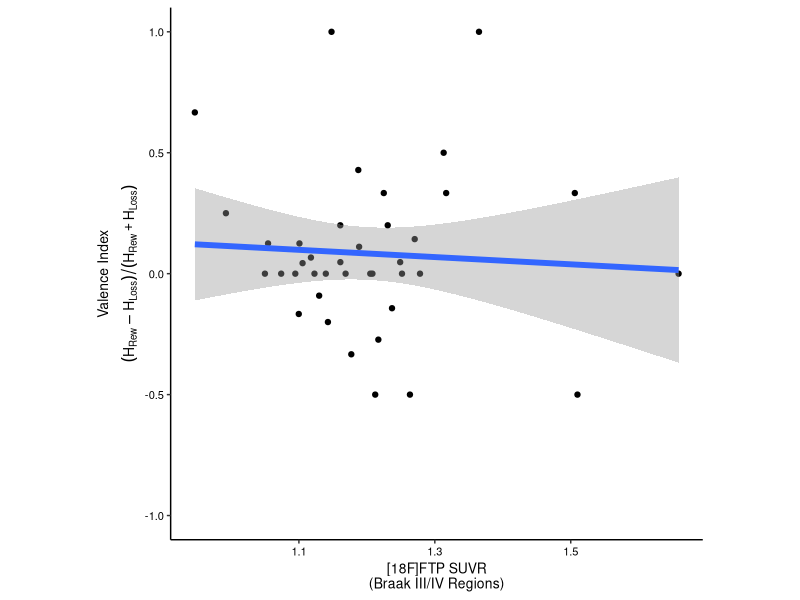
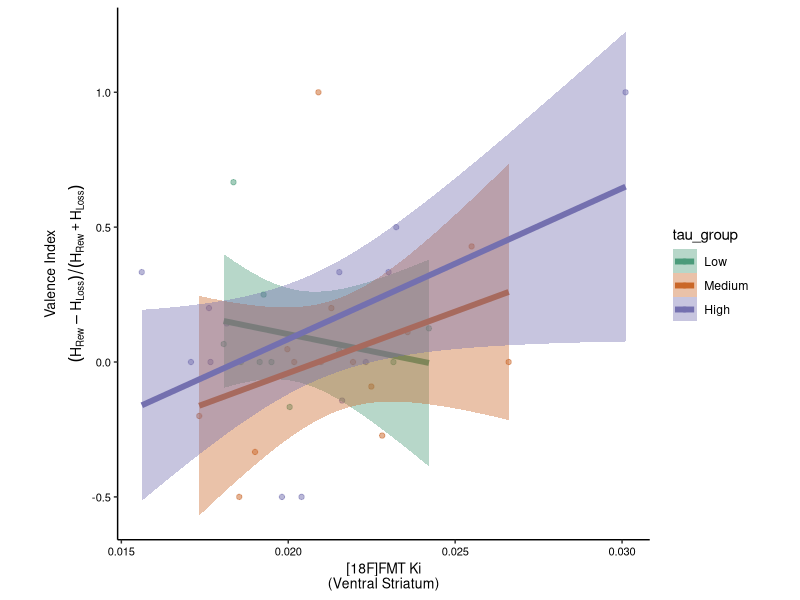
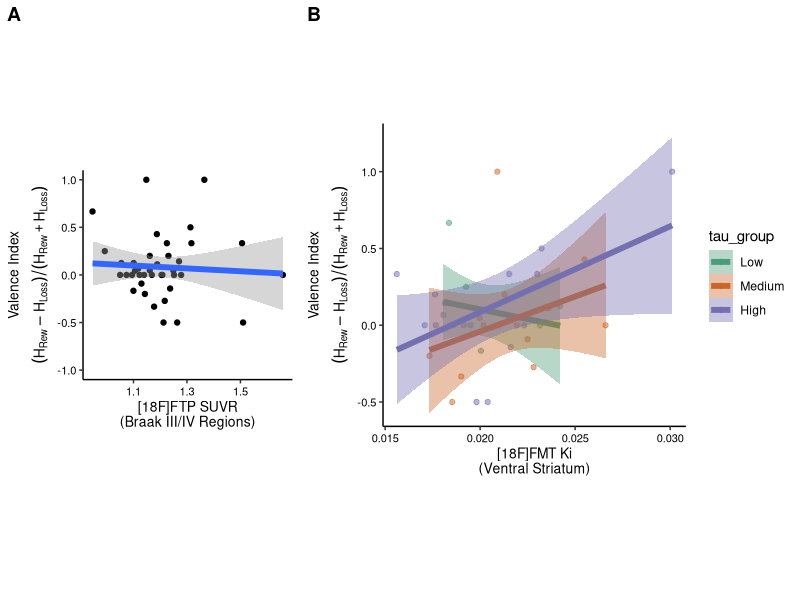
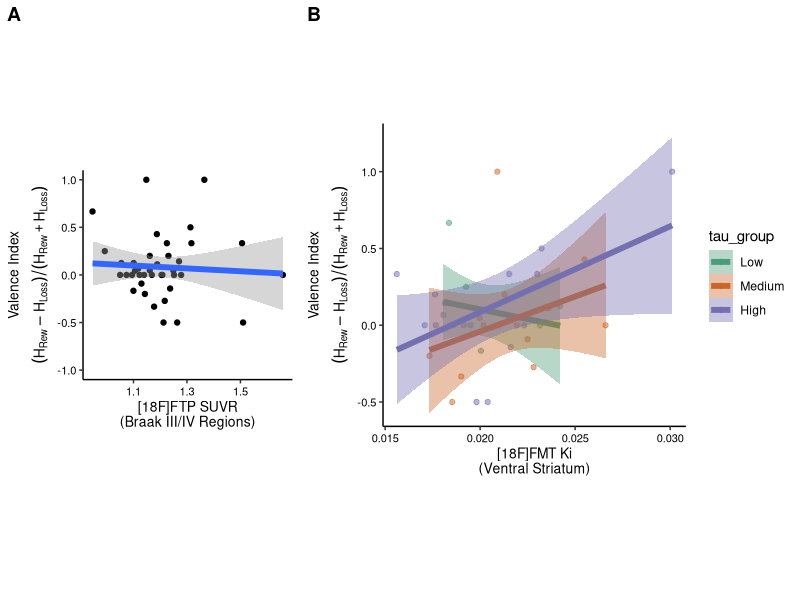

Here is the R script that generated these plots, in order:
## ---- chunk 1
knitr::opts_chunk$set(echo = TRUE)

# Load Libraries
library(tidyverse)
library(ggpubr)
library(rstatix)
library(lme4)
library(lmerTest)

# Set colorscales
jack_status_cscale <- scale_color_manual(values = c("#549e3e", "#323690", "#B6357B"))
jack_status_fscale <- scale_fill_manual(values = c("#549e3e", "#323690", "#B6357B"))

tau_group_cscale <- scale_color_manual(values = c("#4b9b7a", "#ca6728", "#7470af"))
tau_group_fscale <- scale_fill_manual(values = c("#4b9b7a", "#ca6728", "#7470af"))

df <- read_csv('data_sup_fig04-1.csv')

df$tau_status <- factor(df$tau_status, levels = c('Younger\nAdults', 
                                                  'Tau-', 'Tau+'))
df$tau_group <- factor(df$tau_group, levels = c('Low', 'Medium', 'High'))
## ---- chunk 2
figA <- df %>% 
  ggplot(aes(x = ftp_braak34_suvr, y = pos_index)) +
  geom_point() +
  geom_smooth(method = 'lm', limit = 0.9, linewidth = 2) +
  theme_classic() +
  xlab(bquote('[18F]FTP SUVR\n(Braak III/IV Regions)')) +
  ylab(bquote(atop('Valence Index', (H[Rew] - H[Loss])/(H[Rew] + H[Loss])))) +
  theme(panel.background = element_blank(),
      axis.line = element_line(color = 'black'),
      axis.text.x = element_text(color = 'black', size = 8),
      axis.text.y = element_text(color = 'black', size = 8),
      axis.title.x = element_text(color = 'black', size = 10),
      axis.title.y = element_text(color = 'black', size = 10),
      aspect.ratio = 1)

figA
## ---- chunk 3
# Stats for Panel A

# Simplest model
lm1 <- lm(pos_index ~ ftp_braak34_suvr + age + sex + yrs_edu, data = df)
summary(lm1)
## ---- chunk 4
# Model accounting for learning accuracy
lm2 <- lm(pos_index ~ ftp_braak34_suvr + learning_RewVsLoss, data = df)
summary(lm2)

## ---- chunk 5
figB <- df %>% filter(!is.na(tau_group)) %>%
  ggplot(aes(x = fmt_ki_vst, y = pos_index, group = tau_group,
             color = tau_group, fill = tau_group)) +
  geom_point(alpha = 0.5) +
  geom_smooth(method = 'lm', limit = 0.9, linewidth = 2) +
  tau_group_cscale +
  tau_group_fscale +
  theme_classic() +
  xlab(bquote('[18F]FMT Ki\n(Ventral Striatum)')) +
  ylab(bquote(atop('Valence Index', (H[Rew] - H[Loss])/(H[Rew] + H[Loss])))) +
  theme(panel.background = element_blank(),
      axis.line = element_line(color = 'black'),
      axis.text.x = element_text(color = 'black', size = 8),
      axis.text.y = element_text(color = 'black', size = 8),
      axis.title.x = element_text(color = 'black', size = 10),
      axis.title.y = element_text(color = 'black', size = 10),
      aspect.ratio = 1)

figB
## ---- chunk 6
# Stats for Panel B
lm1 <- lm(pos_index ~ fmt_ki_vst*ftp_braak34_suvr + age + sex + yrs_edu, 
          data = df %>% filter(!is.na(ftp_braak34_suvr)))
summary(lm1)
## ---- chunk 7
# Model accounting for learning accuracy
lm2 <- lm(pos_index ~ fmt_ki_vst*ftp_braak34_suvr + age + sex + yrs_edu + learning_RewVsLoss, 
          data = df %>% filter(!is.na(ftp_braak34_suvr)))
summary(lm2)

## ---- chunk 8
pos_fig <- ggarrange(figA, figB, 
          ncol = 2, 
          labels = c('A', 'B'),
          widths = c(0.6, 1))

ggsave(pos_fig, filename = 'sup_fig04-1.pdf', width = 6, height = 3, units = 'in')
pos_fig
